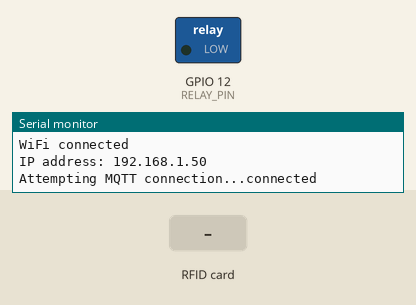
Bench run of a sketch on a simulated ESP32. On the bench: switched loads named in the sketch (green lamp = pin HIGH), the last lines printed to the serial monitor. The inputs (shaded band) are chosen by the test bench. WiFi joins after 1.5 s; servers stay silent unless stated; random numbers use the default seed unless the sketch sets one; no MQTT or app messages arrive unless stated.

Above: at 3.2 s.
3.3 s: RFID card A4 46 A6 56 held to the reader
At 4.6 s:
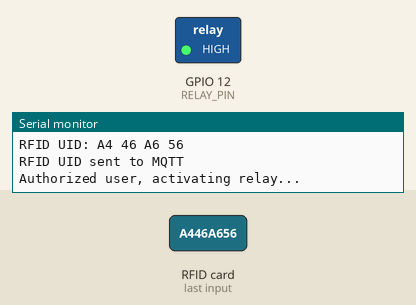
Timing chart, 0 to 10.7 s (numbered marks = the images above; inputs shaded):
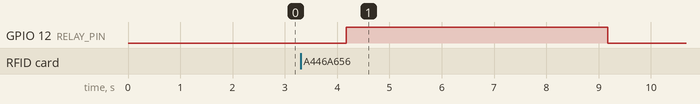

Measured:
- after the input at 3.3 s, GPIO 12 (RELAY_PIN): LOW → HIGH after 0.87 s, → LOW 5.0 s later

The sketch:

Client2.ino
```cpp
#include <SPI.h>
#include <MFRC522.h>
#include <WiFi.h>
#include <PubSubClient.h>

// กำหนดพินที่เชื่อมต่อกับอุปกรณ์
#define SS_PIN 5
#define RST_PIN 2
#define RELAY_PIN 12 // พินควบคุม Relay

// สร้างออบเจ็กต์สำหรับ RFID
MFRC522 rfid(SS_PIN, RST_PIN);

// กำหนดข้อมูล WiFi และ MQTT
const char* ssid = "Inwkritza007_2.4G";
const char* password = "0934603281";
const char* mqtt_server = "broker.hivemq.com";
const int mqtt_port = 1883;

WiFiClient espClient;
PubSubClient client(espClient);

// ฟังก์ชันเชื่อมต่อ WiFi
void setup_wifi() {
  delay(10);
  Serial.println();
  Serial.print("Connecting to WiFi...");
  Serial.println(ssid);

  WiFi.begin(ssid, password);

  while (WiFi.status() != WL_CONNECTED) {
    delay(1000);
    Serial.print(".");
  }

  Serial.println();
  Serial.println("WiFi connected");
  Serial.print("IP address: ");
  Serial.println(WiFi.localIP());
}

// ฟังก์ชันเชื่อมต่อ MQTT
void reconnect() {
  while (!client.connected()) {
    Serial.print("Attempting MQTT connection...");
    String clientId = "ESP32_Client_" + String(random(0xffff), HEX);
    if (client.connect(clientId.c_str())) {
      Serial.println("connected");
      client.subscribe("relay_control/6552");
    } else {
      Serial.print("failed, rc=");
      Serial.print(client.state());
      Serial.println(" try again in 5 seconds");
      delay(5000);
    }
  }
}

// ฟังก์ชันเมื่อได้รับข้อความ MQTT
void callback(char* topic, byte* payload, unsigned int length) {
  String message = "";
  for (int i = 0; i < length; i++) {
    message += (char)payload[i];
  }

  Serial.print("Message arrived [");
  Serial.print(topic);
  Serial.print("]: ");
  Serial.println(message);
}

void setup() {
  Serial.begin(115200);

  // เริ่มต้นการทำงานของ RFID
  SPI.begin();
  rfid.PCD_Init();

  // ตั้งค่าพินของ Relay
  pinMode(RELAY_PIN, OUTPUT);
  digitalWrite(RELAY_PIN, LOW); // เริ่มต้นปิด Relay

  // เชื่อมต่อ WiFi
  setup_wifi();

  // ตั้งค่า MQTT broker และ callback
  client.setServer(mqtt_server, mqtt_port);
  client.setCallback(callback);
}

void loop() {
  // ตรวจสอบการเชื่อมต่อ WiFi
  if (WiFi.status() != WL_CONNECTED) {
    Serial.println("WiFi disconnected! Reconnecting...");
    setup_wifi();
  }

  // ตรวจสอบการเชื่อมต่อ MQTT
  if (!client.connected()) {
    reconnect();
  }
  client.loop();

  // การอ่านค่าจาก RFID
  if (rfid.PICC_IsNewCardPresent() && rfid.PICC_ReadCardSerial()) {
    Serial.print("RFID UID:");

    String rfidUID = ""; // สร้าง String เพื่อเก็บ UID

    for (byte i = 0; i < rfid.uid.size; i++) {
      Serial.print(" ");
      Serial.print(rfid.uid.uidByte[i], HEX);

      // สร้าง UID เป็น String
      if (rfid.uid.uidByte[i] < 0x10) {
        rfidUID += "0"; // เติม 0 หากตัวเลขน้อยกว่า 16
      }
      rfidUID += String(rfid.uid.uidByte[i], HEX);
    }
    Serial.println();

    // ส่งค่า UID ไปยัง MQTT
    client.publish("rfid/6552", rfidUID.c_str());
    Serial.println("RFID UID sent to MQTT");

    // ควบคุม Relay ตาม UID
    if (rfidUID == "a446a656") { // UID ที่อนุญาต
      Serial.println("Authorized user, activating relay...");
      digitalWrite(RELAY_PIN, HIGH); // เปิด Relay
      delay(5000); // เปิดใช้งาน 5 วินาที
      digitalWrite(RELAY_PIN, LOW); // ปิด Relay
    } else {
      Serial.println("Unauthorized user, access denied.");
    }

    rfid.PICC_HaltA(); // หยุดการสแกนบัตร
  }

  delay(1000); // รอ 1 วินาทีก่อนอ่านค่าใหม่
}
```
